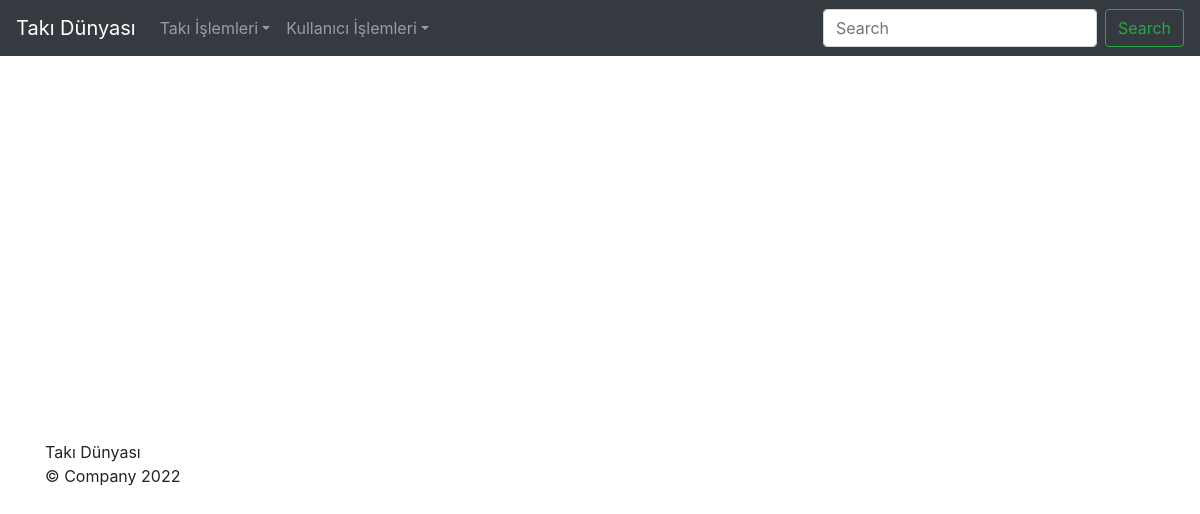
Before: /jewelry_app/jewelries_home_page/jewelries/jewelries_list (signed in) with the older database file.
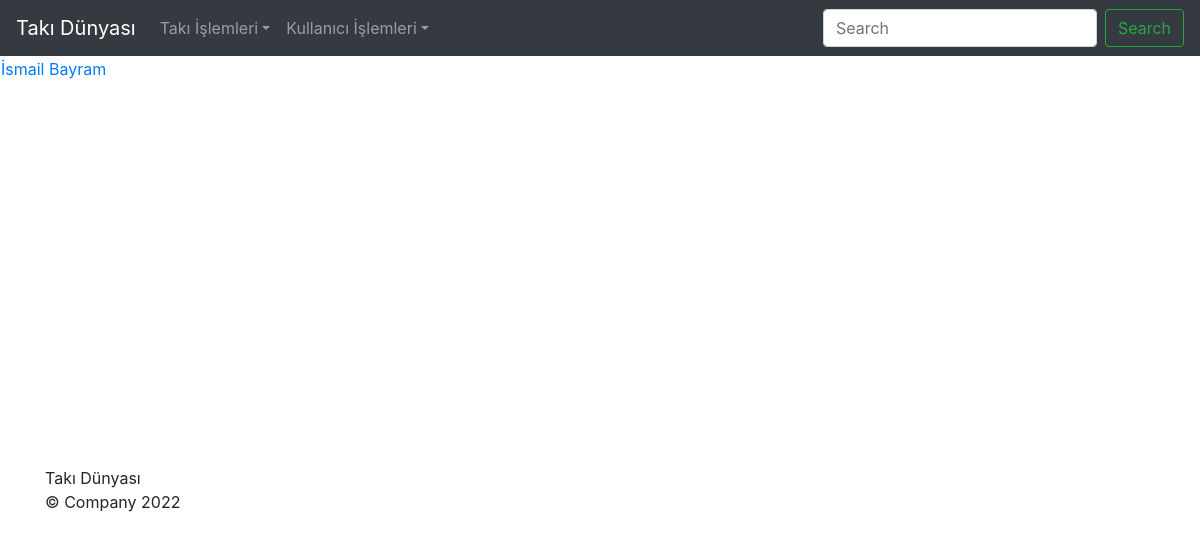
After: the same page with the newer database file.
### jewelry_app/models/jewelry.py (models this page shows, shortened)
class Jewelry(models.Model):
    name = models.CharField(verbose_name="İsim - Soyisim", max_length=50)
    price = models.PositiveSmallIntegerField(
        verbose_name="Takı Miktarı")
    jewelry_kind = models.CharField(verbose_name="Takı Türü", max_length=20)
    user = models.ForeignKey(User, verbose_name="Sahip",
                             on_delete=models.PROTECT)
    class Meta:
        db_table = "Takılar"

### jewelry_app/views/jewelry.py (the view)
# urls.py: path("jewelries_home_page/jewelries/jewelries_list",
@require_GET
def jewelries(request):
    queryset = Jewelry.objects.filter(user=request.user)
    content = {
        "jewelries": queryset
    }
    return render(request=request, template_name="jewelry_app/jewelries_list.html", context=content)

### templates/jewelry_app/jewelries_list.html (shortened to what this page needs)
{% load static %}
<!DOCTYPE html>
<html lang="en">
<head>
    <link href="{% static 'css/bootstrap.min.css' %}" rel="stylesheet">
    <link href="{% static 'css/jumbotron.css' %}" rel="stylesheet">
</head>
<table>
    {% for jewelry in jewelries %}
    <tr>
        <td>
            <a href="{% url 'jewelry-detail' jewelry.id %}">{{ jewelry.name }}</a>
        </td>
    </tr>
    {% endfor %}
</table>
<body>
    <nav class="navbar navbar-expand-md navbar-dark fixed-top bg-dark">
        <a class="navbar-brand" href="{% url 'jewelry-home-page' %}">Takı Dünyası</a>
        <div class="collapse navbar-collapse" id="navbarsExampleDefault">
            <ul class="navbar-nav mr-auto">
                <li class="nav-item dropdown">
                    <a class="nav-link dropdown-toggle" href="#" id="dropdown01" data-toggle="dropdown"
                        aria-haspopup="true" aria-expanded="false">Takı İşlemleri</a>
                </li>
                <li class="nav-item dropdown">
                    <a class="nav-link dropdown-toggle" href="#" id="dropdown01" data-toggle="dropdown"
                        aria-haspopup="true" aria-expanded="false">Kullanıcı İşlemleri</a>
                </li>
            </ul>
            <form class="form-inline my-2 my-lg-0">
                <input class="form-control mr-sm-2" type="text" placeholder="Search" aria-label="Search">
                <button class="btn btn-outline-success my-2 my-sm-0" type="submit">Search</button>
            </form>
        </div>
    </nav>
    <main role="main">
        <br><br><br><br><br><br><br><br><br><br><br><br><br><br><br><br>
        <div class="container">
            {% block content %}
            Takı Dünyası
            {% endblock %}
        </div>
    </main>
    <footer class="container">
        <p>&copy; Company 2022</p>
    </footer>
</body>
</html>

### static/css/jumbotron.css (style rules this page uses)
body { padding-top: 3.5rem; }

Changed rows visible on the page:
now on this page (row edited): Jewelry: name "İsmail Bayram"
